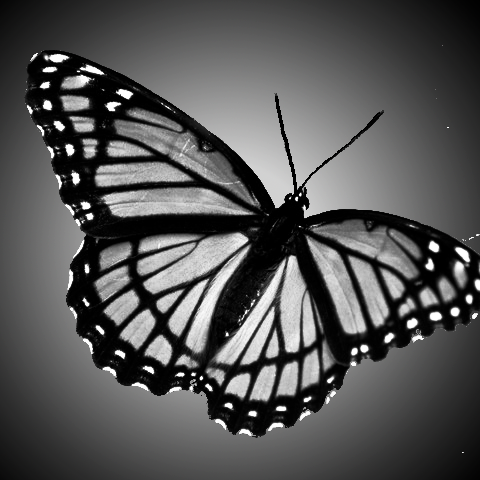
#> input picture project/preprocessor/butterfly.png, 480 x 480 px, found by its file name
$ python image_processor.py
#> lines starting #> are read from the running program, lines starting #| are printed output that depends on the picture
import numpy as np
from PIL import Image, ImageDraw
from itertools import product

def prepare_image(file_name, wheel_pixel_size=480, weighting=False):

#> called with file_name = 'preprocessor/butterfly.png', wheel_pixel_size = 480, weighting = False
    image = Image.open(file_name).resize((wheel_pixel_size, wheel_pixel_size))
#> image is the input picture: PIL image 480x480 RGB; mean R, G, B 84.3, 84.3, 84.3

    if weighting:
        image = 1 - np.array(image.convert(mode="L").getdata()).reshape((wheel_pixel_size, wheel_pixel_size)) / 255
        non_zero_mask = image > 0
        log2_arr = np.log2(np.where(non_zero_mask, image, 1))
        rounded_log2_arr = np.round(log2_arr)
        rounded_arr = np.abs(rounded_log2_arr)

        # print(non_zero_mask)
        image = np.where(non_zero_mask, rounded_arr, 0)

        # [8 lines of commented-out code are left out]
        image = np.clip(image, a_min=None, a_max=3)
    else:
        image = 255 - np.array(image.convert(mode="L").getdata()).reshape((wheel_pixel_size, wheel_pixel_size))
#> image: shape (480, 480) int64
        coords = np.array(list(product(range(wheel_pixel_size), range(wheel_pixel_size))))
        x_coords = coords.T[0]
        y_coords = coords.T[1]
        coords_distance_from_centre = np.sqrt((x_coords - (wheel_pixel_size-1)*0.5)**2 + (y_coords - (wheel_pixel_size-1)*0.5)**2)
        mask = np.array(coords_distance_from_centre > wheel_pixel_size*0.5)
        mask = np.reshape(mask, (-1, wheel_pixel_size))
        image[mask] = 0
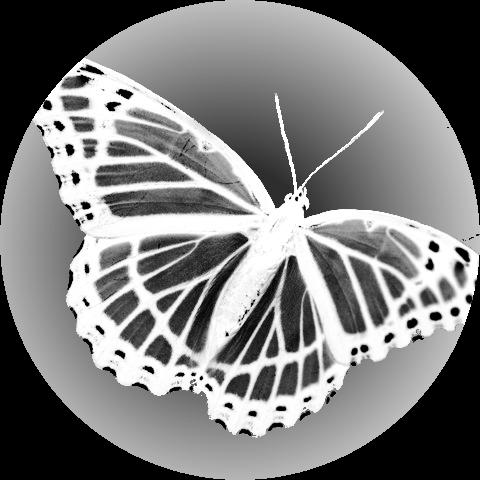
#> image: shape (480, 480) int64; min 0, max 255, mean 125.8
#> call 2 of prepare_image, with file_name = 'preprocessor/ah_wpos.jpg', wheel_pixel_size = 480, weighting = True
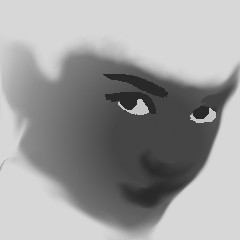
#> input picture project/preprocessor/ah_wpos.jpg, 240 x 240 px, found by its file name
#> in prepare_image (call 2), `image = 1 - np.array(image.convert(mode="L").getdata()).reshape((wheel..`:
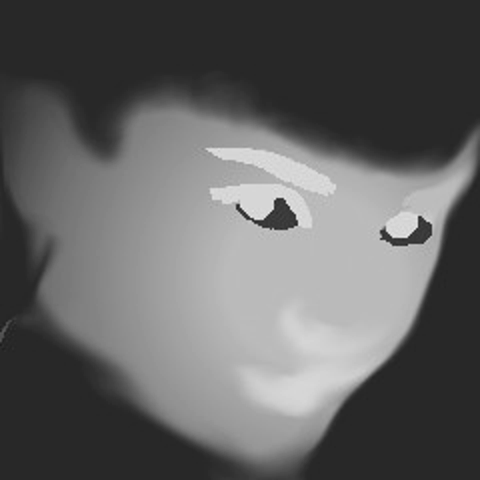
#> image: shape (480, 480) float64; min 0.114, max 0.937, mean 0.385
#> in prepare_image (call 2), `non_zero_mask = image > 0`: non_zero_mask: shape (480, 480) bool; every value is 1
#> in prepare_image (call 2), `log2_arr = np.log2(np.where(non_zero_mask, image, 1))`:
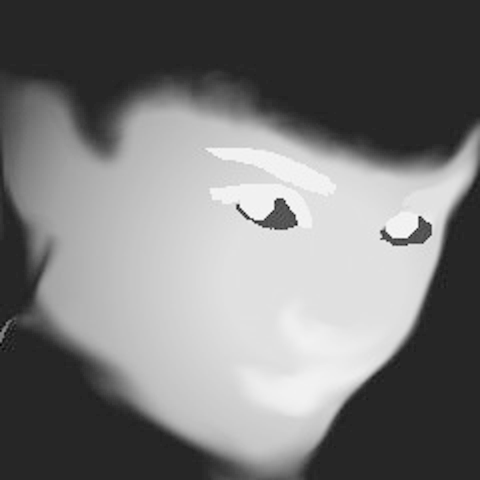
#> log2_arr: shape (480, 480) float64; min -3.14, max -0.0935, mean -1.69; drawn with min black and max white
#> in prepare_image (call 2), `rounded_log2_arr = np.round(log2_arr)`:
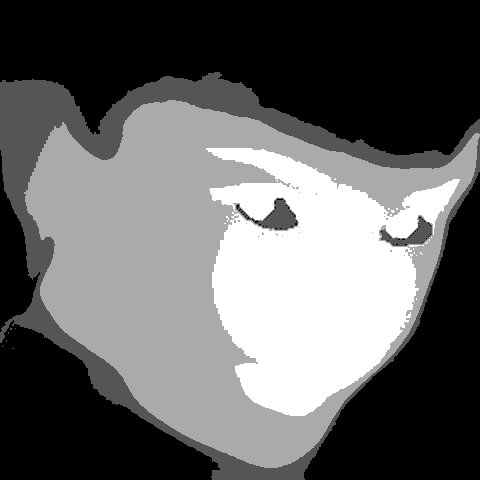
#> rounded_log2_arr: shape (480, 480) float64; min -3, max 0, mean -1.81; drawn with min black and max white
#> in prepare_image (call 2), `rounded_arr = np.abs(rounded_log2_arr)`:
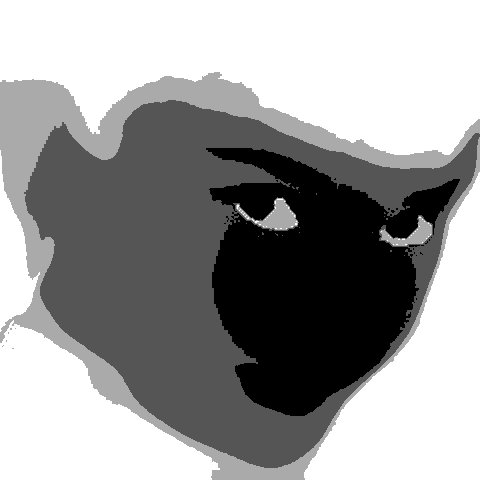
#> rounded_arr: shape (480, 480) float64; min 0, max 3, mean 1.81; drawn with min black and max white
#> in prepare_image (call 2), `return image.astype(int)`:
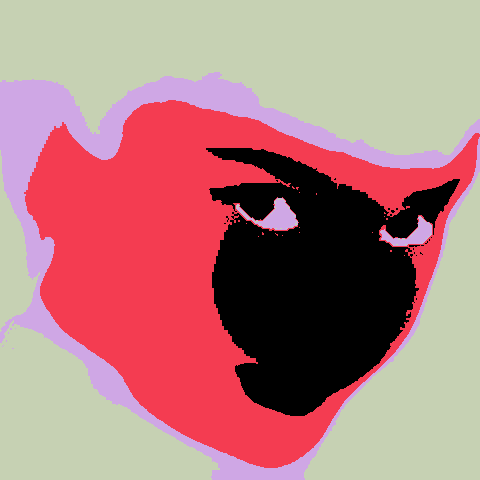
#> returned value: shape (480, 480) int64; 4 distinct labels, from 0 to 3; one colour per label, 0 black

    # return image.T[:,::-1].astype(int)
    return image.astype(int)


def display_image_from_txt(source):
    # Read the text file into a 2D NumPy array
#> called with source = 'preprocessor/butterfly.txt'
    with open(source, 'r') as f:
        data = [list(map(float, line.split())) for line in f]
        array = np.array(data)

    normalized_array = (array - array.min()) / (array.max() - array.min()) * 255
    image = Image.fromarray(normalized_array.astype(np.uint8))
#> image: PIL image 480x480 L

    image.show()

if __name__ == "__main__":
    image = prepare_image("preprocessor/butterfly.png", weighting=False)
    np.savetxt('preprocessor/butterfly.txt', image, fmt='%d', delimiter=' ')

    weight = prepare_image( "preprocessor/ah_wpos.jpg", weighting=True)
    np.savetxt('preprocessor/ah_wpos.txt', weight, fmt='%d', delimiter=' ')

    display_image_from_txt("preprocessor/butterfly.txt")
